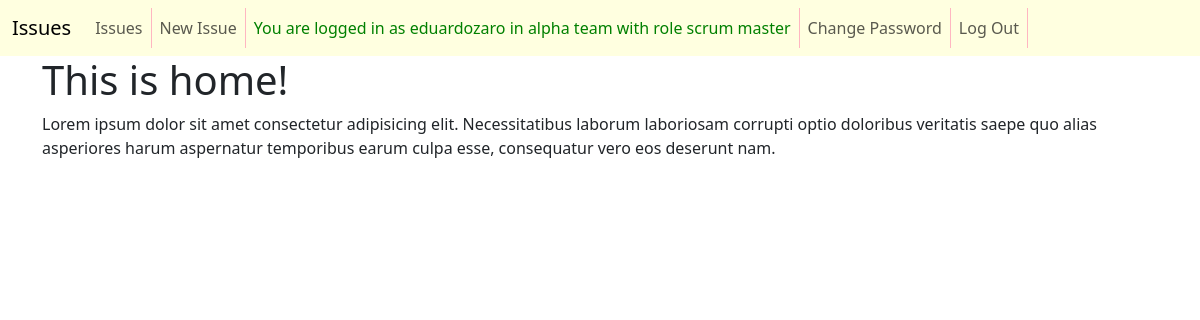
The app's page / (signed in) with its own data.
### accounts/models.py (models this page shows, shortened)
class CustomUser(AbstractUser):
    team = models.ForeignKey(
        Team,
        on_delete=models.CASCADE,
        null=True, blank=True,
    )
    role = models.ForeignKey(
        Role,
        on_delete=models.CASCADE,
        null=True, blank=True,
    )

class Team(models.Model):
    name = models.CharField(max_length=128)
    description = models.CharField(max_length=256)
    def __str__(self):
        return self.name

class Role(models.Model):
    name = models.CharField(max_length=128)
    description = models.CharField(max_length=256)
    def __str__(self):
        return self.name

### pages/views.py (the view)
# urls.py: path("", views.HomePageView.as_view(), name="home"),
class HomePageView(TemplateView):
    template_name = "pages/home.html"

### templates/pages/home.html (shortened to what this page needs)
{% extends 'base.html' %}
{% block content %}
<h1>This is home!</h1>
<p>Lorem ipsum dolor sit amet consectetur adipisicing elit. Necessitatibus laborum laboriosam corrupti optio doloribus veritatis saepe quo alias asperiores harum aspernatur temporibus earum culpa esse, consequatur vero eos deserunt nam.</p>
{% endblock content %}

### templates/base.html (shortened to what this page needs)
{% load static %}
<!DOCTYPE html>
<html lang="en">
<head>
    <link href="https://cdn.jsdelivr.net/npm/bootstrap@5.3.2/dist/css/bootstrap.min.css" rel="stylesheet"
>
    <link rel="stylesheet" href="{% static 'css/base.css' %}">
</head>
<body>
    <nav class="navbar navbar-expand-lg bg-body-tertiary">
        <div class="container-fluid">
            <a class="navbar-brand" href="{% url 'home' %}">Issues</a>
            <div class="collapse navbar-collapse" id="navbarNav">
                <ul class="navbar-nav">
                    <li class="nav-item">
                        <a class="nav-link" href="{% url 'list' %}">Issues</a>
                    </li>
                    {% if user.is_authenticated %}
                    <li class="nav-item">
                        <a class="nav-link" href="{% url 'new' %}">New Issue</a>
                    </li>
                    <li class="nav-item">
                        <a class="nav-link" style="color:green;">You are logged in as {{user.username}} in {{user.team}} team with role {{user.role}}</a>
                    </li>
                    <li class="nav-item">
                        <a class="nav-link" href="{% url 'password_change' %}">Change Password</a>
                    </li>
                    <li class="nav-item">
                        <a class="nav-link" href="{% url 'logout' %}">Log Out</a>
                    </li>
                    {% endif %}
                </ul>
            </div>
        </div>
    </nav>
    <div class="container">
        {% block content %}{% endblock content %}
    </div>
</body>
</html>

### static/css/base.css (style rules this page uses)
* { margin:0; padding:0; }
.navbar { background:lightyellow!important; }
.navbar li { border-right: 1px solid lightpink; }

### records on screen
CustomUser: username "eduardozaro", team "alpha", role "scrum master"
